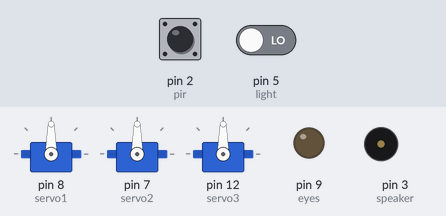
Bench run of a sketch on a simulated Arduino Uno, built with avr-gcc and run on an emulated ATmega328P. Parts: 3 × servo, output pins drawn as LEDs (lit = HIGH), buzzer (waves = sounding). The test bench sets the inputs (shaded band); at power-on: pin 5 (light) LOW, pin 2 (pir) LOW. Random numbers use the default seed unless the sketch sets one; what the sketch prints to the serial monitor is not drawn.

Above: at 7.0 s.
7.1 s: pin 5 (light) driven HIGH
At 9.2 s:
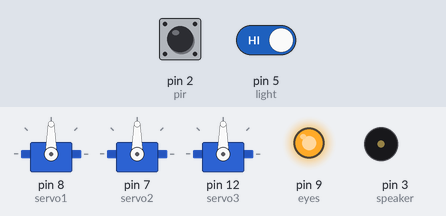
10.1 s: pin 2 (pir) driven HIGH
At 12.7 s:
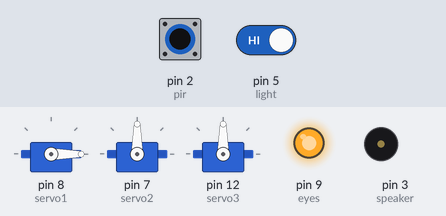
13.1 s: pin 5 (light) driven LOW
At 14.7 s:
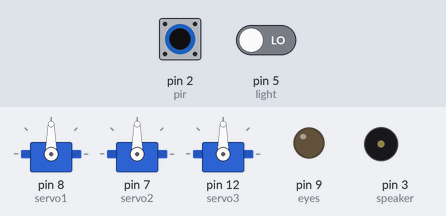
15.9 s: pin 2 (pir) pulsed LOW 2 times (0.12 s each, 0.3 s apart)
At 18.8 s:
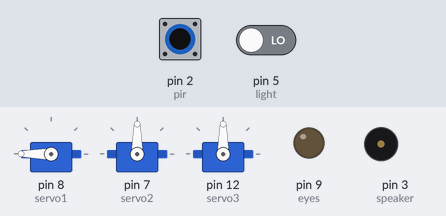
Timing chart, 0 to 44.3 s (numbered marks = the images above; inputs shaded):
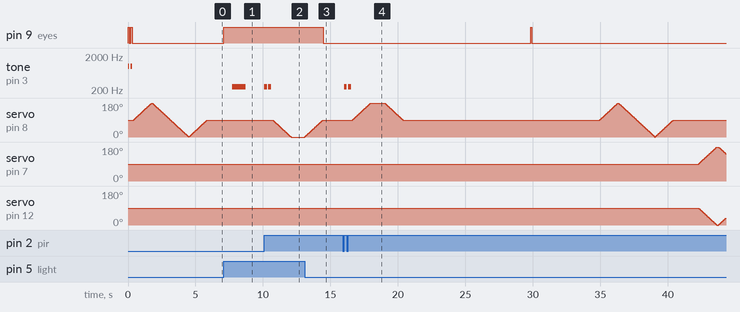

The sketch:

owlbot.ino
```cpp
#include <Servo.h>
Servo head;
Servo leftWing;
Servo rightWing;

int headpos = 90;
int leftWingpos = 0;
int rightWingpos = 90;

//Variables
int speaker = 3;
int servo1 = 8;
int servo2 = 7;
int servo3 = 12;
int pir = 2;
int eyes = 9;
int light = 5;
int brightness;
int motion;
bool lastMotion = false;
int ran;
int direct;

void setup() {
  Serial.begin(9600);
  head.attach(servo1);
  leftWing.attach(servo2);
  rightWing.attach(servo3);

  for (int i = 0; i < 2; i++){
    analogWrite(eyes, 255);
    tone(speaker,1000);
    delay(100);
    analogWrite(eyes, 0);
    noTone(speaker);
    delay(100);
  }
  pinMode(pir, INPUT);
  headSweep();
  //wingFlap();
}

void loop() {
  brightness = digitalRead(light);
  if (brightness == HIGH){
    analogWrite(eyes, 255);
  }else{
    analogWrite(eyes, 0);
  }

  motion = digitalRead(pir);
  //Serial.println(motion);
  if ((motion == HIGH)&&(lastMotion == false)){
    for (int i = 0; i < 2; i++){
      tone(speaker,250);
      delay(200);
      noTone(speaker);
      delay(100);
    }
   direct = random(1,3);
   Serial.println(direct);
   if (direct == 1){
    for (headpos = 90; headpos <= 180; headpos++){
      head.write(headpos);
      delay(15);
    }
    delay(1000);
    for (headpos = 180; headpos >= 90; headpos--){
      head.write(headpos);
      delay(15);
    }
   }else {
    for (headpos = 90; headpos >= 0; headpos--){
      head.write(headpos);
      delay(15);
    }
    delay(1000);
    for (headpos = 0; headpos <= 90; headpos++){
      head.write(headpos);
      delay(15);
    }
   }
  lastMotion = true;
  }

  if (motion == LOW){
    lastMotion = false;
  }

//new and untested!!!
  ran = random(1, 15000);
  Serial.println(ran);
  if (ran < 5){
    tone(speaker, 250);
    delay(1000);
    noTone(speaker);
  } else if((ran == 10)||(ran == 100)){
    wingFlap();
  } else if (ran == 50){
    wingFlap();
    delay(1500);
    wingFlap();
  } else if ((ran == 25)||(ran == 26)){
      for (int i = random(1, 5); i > 0; i--){
        analogWrite(eyes, 255);
        delay(100);
        analogWrite(eyes, 0);
        delay(100);
      }
  } else if ((ran == 30)||(ran == 35)){
    headSweep();
  }
}

void headSweep() {
  for (headpos = 90; headpos <= 180; headpos++){
    head.write(headpos);
    delay(15);
  }
  for (headpos = 180; headpos >= 0; headpos--){
    head.write(headpos);
    delay(15);
  }
  for (headpos = 0; headpos <= 90; headpos++){
    head.write(headpos);
    delay(15);
  }
}

void wingFlap(){
  for (leftWingpos = 90; leftWingpos <= 180; leftWingpos++){
    rightWingpos--;
    leftWing.write(leftWingpos);
    rightWing.write(rightWingpos);
    delay(15);
  }
  delay(100);
  for (leftWingpos = 180; leftWingpos >= 90; leftWingpos--){
    rightWingpos++;
    leftWing.write(leftWingpos);
    rightWing.write(rightWingpos);
    delay(15);
  }
}
```

Measured:
- after the input at 7.1 s, pin 9 (eyes): LOW → HIGH at once
- after the input at 10.1 s, tone on pin 3 (speaker): alternates 250 Hz for 0.20 s and silent for 0.10 s, 4 changes in all, then stays silent, starting at once
- after the input at 13.1 s, pin 9 (eyes): HIGH → LOW after 1.3 s
- after the input at 15.9 s, tone on pin 3 (speaker): alternates 250 Hz for 0.20 s and silent for 0.10 s, 4 changes in all, then stays silent, starting after 0.12 s
- by itself, servo on pin 7 (servo2): rises from 90° to 180° in 1.3 s, then falls to 143° in 0.68 s
